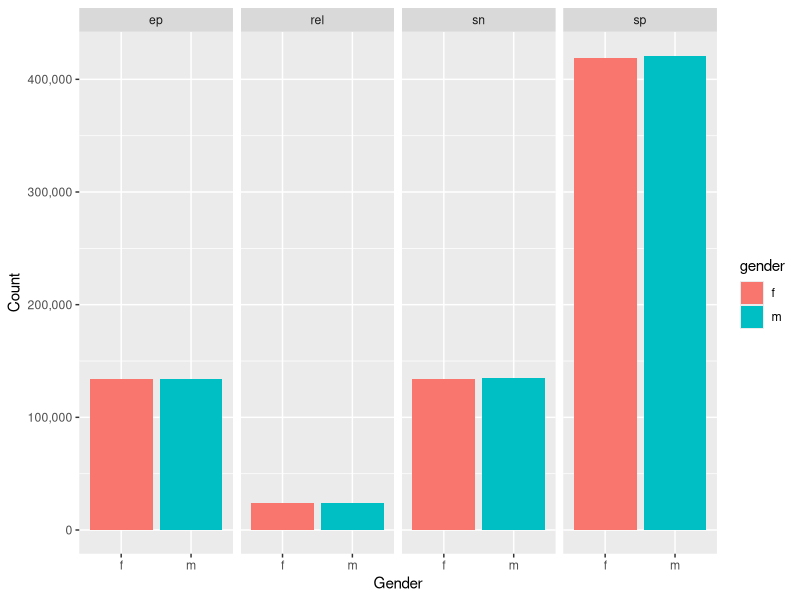
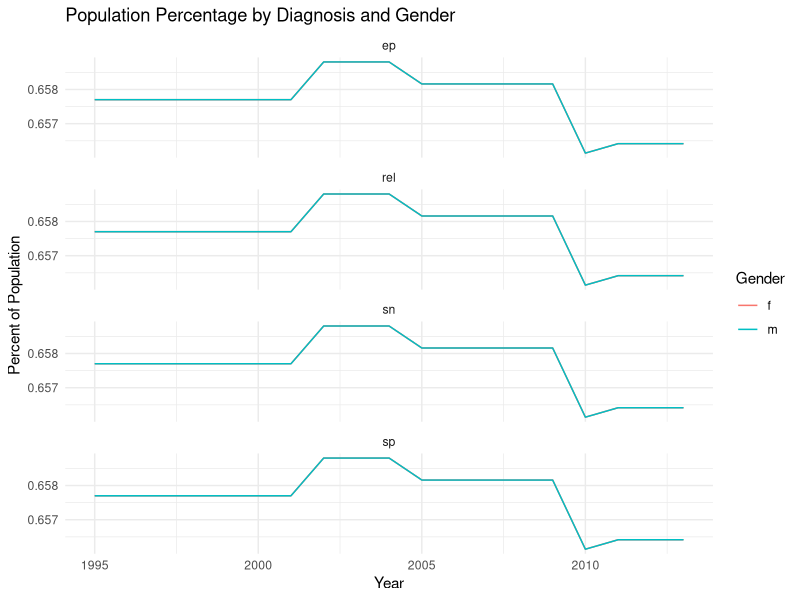
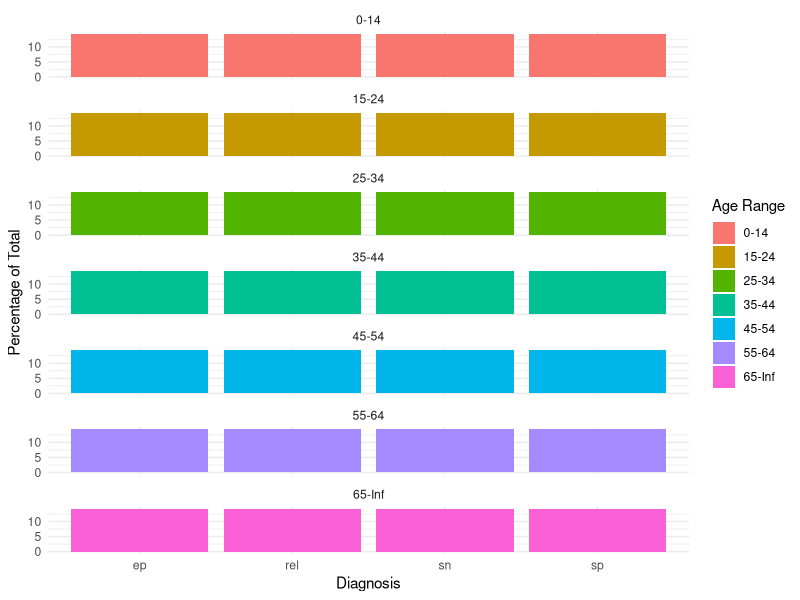

These charts were generated, in order, by the following R code:
## ---- chunk 1
data(who)
data(population)

library(dplyr)
library(tidyr)
library(ggplot2)

#your code here

who_long <- who %>%
  pivot_longer(cols = !c(country, iso2, iso3, year),
               names_pattern = "new_?(.*)_(.)(.*)" ,
               names_to = c('diagnosis','gender','age'),
               values_to = 'count')
head(who_long)
               
## ---- chunk 2
# your code here

left_who <- who_long %>%
  left_join(population, by = 'country', 'year')
left_who

## ---- chunk 3
# your code here

left_who <- left_who %>%
  separate(age, into = c('min_age', 'max_age'), sep = -2)
  
## ---- chunk 4
# your code here

left_who <- left_who %>%
  mutate(max_age = replace(max_age, max_age == 65 , 'Inf'))%>% 
  mutate_at(c('min_age'), ~na_if(.,'')) %>%
  mutate_at(c('min_age'), ~replace_na(., '65'))

## ---- chunk 5
# your code here

plot_who <- left_who %>%
  group_by(diagnosis, gender) %>%
  summarize(count = sum(!is.na(count)), .groups = 'drop')


## ---- chunk 6
#your code here
options(scipen = 999)
ggplot(plot_who, aes(x=gender, y=count, group = diagnosis, fill = gender)) +
  geom_col()+
  labs(x='Gender',
       y='Count',
       Title = 'Count of Diagnosis by Gender') +
  facet_grid(~diagnosis) +
  scale_y_continuous(labels = scales::comma)
  
## ---- chunk 7
# your code here

df_who <- left_who %>%
group_by(year.y, gender, diagnosis) %>%
  summarize(percentage = n() / nrow(left_who) * 100, .groups = 'drop', ) %>%
  drop_na()

  
## ---- chunk 8
# your code here

ggplot(df_who, aes(x = year.y, y = percentage, group = gender, color = gender)) +
  geom_line() +
  facet_wrap(~diagnosis, ncol = 1) +
  labs(x = "Year", y = "Percent of Population", color = "Gender", title = "Population Percentage by Diagnosis and Gender") +
  theme_minimal()

## ---- chunk 9
# your code here

left_who <- left_who %>%
  unite(age_range, min_age, max_age, sep = '-')
## ---- chunk 10
# your code here

all_diagnosis_count <- left_who %>%
count(diagnosis, name = 'total_count') 

diagnosis_by_age_group <- left_who %>%
  count(diagnosis, age_range, name = 'age_range_count')

joined_who <- left_join(diagnosis_by_age_group, all_diagnosis_count, by = 'diagnosis')

joined_who <- joined_who %>%
  mutate(percentage = age_range_count / total_count * 100)

ggplot(joined_who, aes(x = diagnosis, y = percentage, fill = age_range)) +
  geom_col(position = "dodge") +
  facet_wrap(~ age_range, ncol = 1) +
  labs(x = "Diagnosis", y = "Percentage of Total", fill = "Age Range") +
  theme_minimal()


